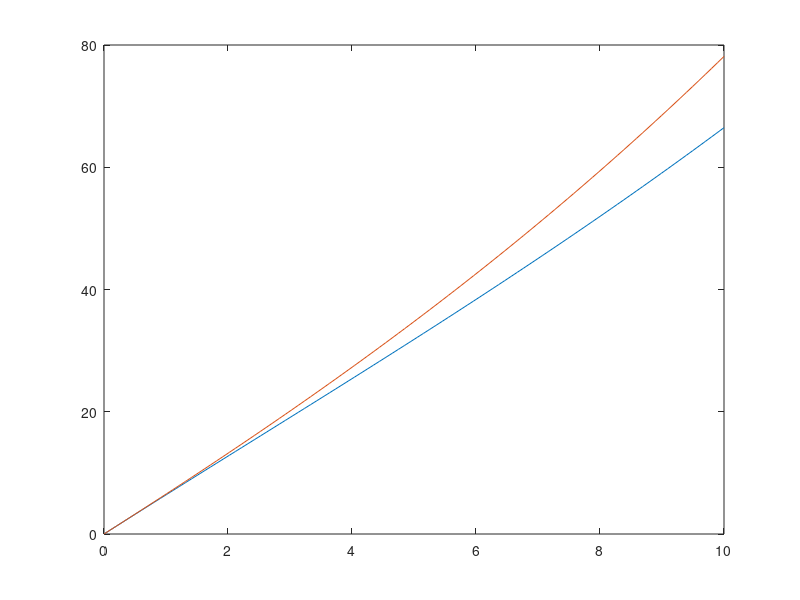

The MATLAB script that drew this image:
% POC that the Gershgorin circle is always moving left as ||omega||
% decreases for the Omega matrix if m creates pos-def matrix
close all;
A = rand(2,2);
B = (A+A')/2+2*eye(2);
m = [B(1,1);B(1,2);B(2,2)]
kd = -5;
kv = 10;
normW = linspace(0,10);
normW_max = max(normW)

alpha = normW*(m(3)*kv-m(2))/4;
alpha_max = normW_max*(m(3)*kv-m(2))/4;
magDiff_rad = ( abs(m(3)/8*normW_max^2 + alpha_max*i) - abs(m(3)/8*normW.^2 + alpha*i) ).^2;
magDiff_cent = ( m(2)/4*(normW_max^2-normW.^2) ).^2;

centroid = m(2)/4*normW.^2;
radius = abs(m(3)/8*normW.^2 + alpha*i);

% Compare magnitude of centroid change vs radius change
A = diff(centroid).^2;
B = diff(radius).^2;
any(B<A) % This should return false==0

figure
plot(normW, -centroid + radius)
hold on
plot(normW, centroid+ radius)

